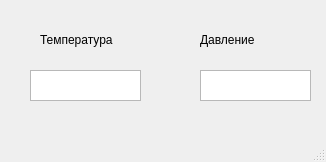
<?xml version="1.0" encoding="UTF-8"?>
<ui version="4.0">
 <class>MainWindow</class>
 <widget class="QMainWindow" name="MainWindow">
  <property name="geometry">
   <rect>
    <x>0</x>
    <y>0</y>
    <width>326</width>
    <height>162</height>
   </rect>
  </property>
  <property name="windowTitle">
   <string>MainWindow</string>
  </property>
  <widget class="QWidget" name="centralwidget">
   <widget class="QTextEdit" name="temperature_textEdit">
    <property name="geometry">
     <rect>
      <x>30</x>
      <y>70</y>
      <width>111</width>
      <height>31</height>
     </rect>
    </property>
   </widget>
   <widget class="QTextEdit" name="pressure_textEdit">
    <property name="geometry">
     <rect>
      <x>200</x>
      <y>70</y>
      <width>111</width>
      <height>31</height>
     </rect>
    </property>
    <property name="acceptRichText">
     <bool>true</bool>
    </property>
   </widget>
   <widget class="QLabel" name="temperature_label">
    <property name="geometry">
     <rect>
      <x>40</x>
      <y>30</y>
      <width>101</width>
      <height>20</height>
     </rect>
    </property>
    <property name="text">
     <string>Температура</string>
    </property>
   </widget>
   <widget class="QLabel" name="pressure_label">
    <property name="geometry">
     <rect>
      <x>200</x>
      <y>30</y>
      <width>101</width>
      <height>20</height>
     </rect>
    </property>
    <property name="text">
     <string>Давление</string>
    </property>
   </widget>
  </widget>
  <widget class="QMenuBar" name="menubar">
   <property name="geometry">
    <rect>
     <x>0</x>
     <y>0</y>
     <width>326</width>
     <height>23</height>
    </rect>
   </property>
  </widget>
  <widget class="QStatusBar" name="statusbar"/>
 </widget>
 <resources/>
 <connections/>
</ui>
